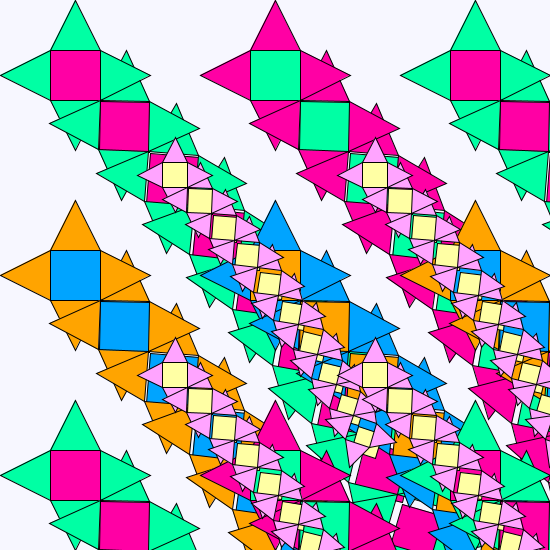
Frame 1 (no input)
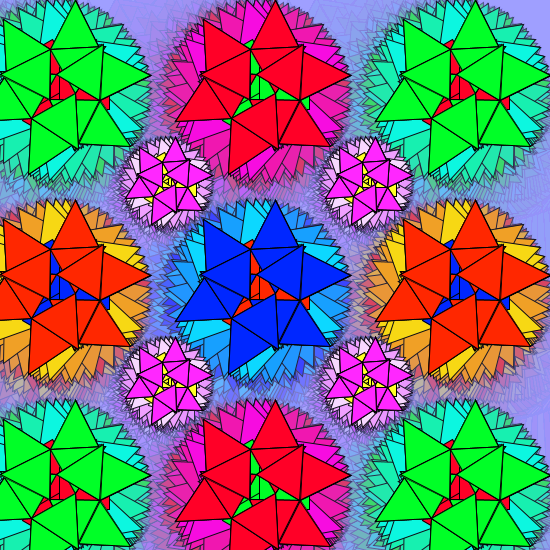
Frame 60 (the mouse pressed at the canvas centre just before this capture)
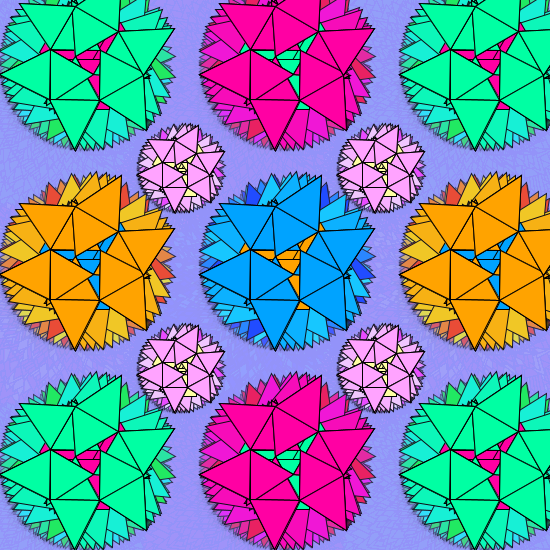
Frame 120 (the mouse held since frame 60 and released just before this capture)

The Processing sketch that drew these frames (run headless with seeded random() and noise(); from frame 60 on, the mouse is pressed at the canvas centre):

// Processing sketch: processing_136369
// ── processing_136369.pde


boolean firstTime;

public void setup() {
  size(550,550);
  smooth();
  background(255);
  noFill();
  firstTime = true;
  
}

public void draw() {
  // background(255, 255, 255);
  
   pushStyle();
  fill(150, 150, 250, 20);
  noStroke();
  rect(0,0, width, height);
  popStyle();
 
 float ang2 = radians(frameCount * 2  % 360); 

 int w=width/2;
 int h=height/2;
 float b=random(255);
    

 ////////////////////////////////////////////////////////////////////// 
 //1st OBJECT
 
    pushMatrix();
    translate(50,50);
    for (int i=0;i<10;i++) {
    fill(255,0,b);
    rect(i,i,50,50);
    translate(50,50);
    rotate(ang2);
    }
    popMatrix();
    
    pushMatrix();
    translate(50,50);
    for (int i=0;i<10;i++) {
    fill(0,255,b);
    triangle(0, 0, 25, -50, 50, 0);
    translate(50,50);
    rotate(ang2);
    }
    popMatrix();
    
    pushMatrix();
    translate(50,50);
    for (int i=0;i<10;i++) {
    fill(0,255,b);
    triangle(50, 0, 100, 25, 50, 50);
    translate(50,50);
    rotate(ang2);
    }
    popMatrix();
    
    pushMatrix();
    translate(50,50);
    for (int i=0;i<10;i++) {
    fill(0,255,b);
    triangle(50, 50, 25, 100, 0, 50);
    translate(50,50);
    rotate(ang2);
    }
    popMatrix();
    
     pushMatrix();
    translate(50,50);
    for (int i=0;i<10;i++) {
    fill(0,255,b);
    triangle(0, 0, -50, 25, 0, 50);
    translate(50,50);
    rotate(ang2);
    }
    popMatrix();
    
    //////////////////////////////////////////////////////////////
    //2ND OBJECT
    
     pushMatrix();
    translate(250,50);
    for (int i=0;i<10;i++) {
    fill(0,255,b);
    rect(i,i,50,50);
    translate(50, 50);
    rotate(ang2);
    }
    popMatrix();
    
    pushMatrix();
    translate(250,50);
    for (int i=0;i<10;i++) {
    fill(255,0,b);
    triangle(0, 0, 25, -50, 50, 0);
    translate(50, 50);
    rotate(ang2);
    }
    popMatrix();
    
    pushMatrix();
    translate(250,50);
    for (int i=0;i<10;i++) {
    fill(255,0,b);
    triangle(50, 0, 100, 25, 50, 50);
    translate(50, 50);
    rotate(ang2);
    }
    popMatrix();
    
    pushMatrix();
    translate(250,50);
    for (int i=0;i<10;i++) {
    fill(255,0,b);
    triangle(50, 50, 25, 100, 0, 50);
    translate(50, 50);
    rotate(ang2);
    }
    popMatrix();
    
     pushMatrix();
    translate(250,50);
    for (int i=0;i<10;i++) {
    fill(255,0,b);
    triangle(0, 0, -50, 25, 0, 50);
    translate(50, 50);
    rotate(ang2);
    }
    popMatrix();
    
     //////////////////////////////////////////////////////////////
     //3RD OBJECT
     
     pushMatrix();
    translate(450,50);
    for (int i=0;i<10;i++) {
    fill(255,0,b);
    rect(i,i,50,50);
    translate(50, 50);
    rotate(ang2);
    }
    popMatrix();
    
    pushMatrix();
    translate(450,50);
    for (int i=0;i<10;i++) {
    fill(0,255,b);
    triangle(0, 0, 25, -50, 50, 0);
    translate(50, 50);
    rotate(ang2);
    }
    popMatrix();
    
    pushMatrix();
    translate(450,50);
    for (int i=0;i<10;i++) {
    fill(0,255,b);
    triangle(50, 0, 100, 25, 50, 50);
    translate(50, 50);
    rotate(ang2);
    }
    popMatrix();
    
    pushMatrix();
    translate(450,50);
    for (int i=0;i<10;i++) {
    fill(0,255,b);
    triangle(50, 50, 25, 100, 0, 50);
    translate(50, 50);
    rotate(ang2);
    }
    popMatrix();
    
     pushMatrix();
    translate(450,50);
    for (int i=0;i<10;i++) {
    fill(0,255,b);
    triangle(0, 0, -50, 25, 0, 50);
    translate(50, 50);
    rotate(ang2);
    }
    popMatrix();
    
    ////////////////////////////////////////////////////////////////////// 
    //4TH OBJECT
    
    pushMatrix();
    translate(50,250);
    for (int i=0;i<10;i++) {
    fill(0,b,255);
    rect(i,i,50,50);
    translate(50, 50);
    rotate(ang2);
    }
    popMatrix();
    
    pushMatrix();
    translate(50,250);
    for (int i=0;i<10;i++) {
    fill(255,b,0);
    triangle(0, 0, 25, -50, 50, 0);
    translate(50, 50);
    rotate(ang2);
    }
    popMatrix();
    
    pushMatrix();
    translate(50,250);
    for (int i=0;i<10;i++) {
    fill(255,b,0);
    triangle(50, 0, 100, 25, 50, 50);
    translate(50, 50);
    rotate(ang2);
    }
    popMatrix();
    
    pushMatrix();
    translate(50,250);
    for (int i=0;i<10;i++) {
    fill(255,b,0);
    triangle(50, 50, 25, 100, 0, 50);
    translate(50, 50);
    rotate(ang2);
    }
    popMatrix();
    
     pushMatrix();
    translate(50,250);
    for (int i=0;i<10;i++) {
    fill(255,b,0);
    triangle(0, 0, -50, 25, 0, 50);
    translate(50, 50);
    rotate(ang2);
    }
    popMatrix();
    
    //////////////////////////////////////////////////////////////
    //5TH OBJECT 
    
     pushMatrix();
    translate(250,250);
    for (int i=0;i<10;i++) {
    fill(255,b,0);
    rect(i,i,50,50);
    translate(50, 50);
    rotate(ang2);
    }
    popMatrix();
    
    pushMatrix();
    translate(250,250);
    for (int i=0;i<10;i++) {
    fill(0,b,255);
    triangle(0, 0, 25, -50, 50, 0);
    translate(50, 50);
    rotate(ang2);
    }
    popMatrix();
    
    pushMatrix();
    translate(250,250);
    for (int i=0;i<10;i++) {
    fill(0,b,255);
    triangle(50, 0, 100, 25, 50, 50);
    translate(50, 50);
    rotate(ang2);
    }
    popMatrix();
    
    pushMatrix();
    translate(250,250);
    for (int i=0;i<10;i++) {
    fill(0,b,255);
    triangle(50, 50, 25, 100, 0, 50);
    translate(50, 50);
    rotate(ang2);
    }
    popMatrix();
    
     pushMatrix();
    translate(250,250);
    for (int i=0;i<10;i++) {
    fill(0,b,255);
    triangle(0, 0, -50, 25, 0, 50);
    translate(50, 50);
    rotate(ang2);
    }
    popMatrix();
    
     //////////////////////////////////////////////////////////////
     //6TH OBJECT 
     
     pushMatrix();
    translate(450,250);
    for (int i=0;i<10;i++) {
    fill(0,b,255);
    rect(i,i,50,50);
    translate(50, 50);
    rotate(ang2);
    }
    popMatrix();
    
    pushMatrix();
    translate(450,250);
    for (int i=0;i<10;i++) {
    fill(255,b,0);
    triangle(0, 0, 25, -50, 50, 0);
    translate(50, 50);
    rotate(ang2);
    }
    popMatrix();
    
    pushMatrix();
    translate(450,250);
    for (int i=0;i<10;i++) {
    fill(255,b,0);
    triangle(50, 0, 100, 25, 50, 50);
    translate(50, 50);
    rotate(ang2);
    }
    popMatrix();
    
    pushMatrix();
    translate(450,250);
    for (int i=0;i<10;i++) {
    fill(255,b,0);
    triangle(50, 50, 25, 100, 0, 50);
    translate(50, 50);
    rotate(ang2);
    }
    popMatrix();
    
     pushMatrix();
    translate(450,250);
    for (int i=0;i<10;i++) {
    fill(255,b,0);
    triangle(0, 0, -50, 25, 0, 50);
    translate(50, 50);
    rotate(ang2);
    }
    popMatrix();
    
     ////////////////////////////////////////////////////////////////////// 
 //7TH OBJECT
 
    pushMatrix();
    translate(50,450);
    for (int i=0;i<10;i++) {
    fill(255,0,b);
    rect(i,i,50,50);
    translate(50, 50);
    rotate(ang2);
    }
    popMatrix();
    
    pushMatrix();
    translate(50,450);
    for (int i=0;i<10;i++) {
    fill(0,255,b);
    triangle(0, 0, 25, -50, 50, 0);
    translate(50, 50);
    rotate(ang2);
    }
    popMatrix();
    
    pushMatrix();
    translate(50,450);
    for (int i=0;i<10;i++) {
    fill(0,255,b);
    triangle(50, 0, 100, 25, 50, 50);
    translate(50, 50);
    rotate(ang2);
    }
    popMatrix();
    
    pushMatrix();
    translate(50,450);
    for (int i=0;i<10;i++) {
    fill(0,255,b);
    triangle(50, 50, 25, 100, 0, 50);
    translate(50, 50);
    rotate(ang2);
    }
    popMatrix();
    
     pushMatrix();
    translate(50,450);
    for (int i=0;i<10;i++) {
    fill(0,255,b);
    triangle(0, 0, -50, 25, 0, 50);
    translate(50, 50);
    rotate(ang2);
    }
    popMatrix();
    
    //////////////////////////////////////////////////////////////
    //8TH OBJECT
    
     pushMatrix();
    translate(250,450);
    for (int i=0;i<10;i++) {
    fill(0,255,b);
    rect(i,i,50,50);
    translate(50, 50);
    rotate(ang2);
    }
    popMatrix();
    
    pushMatrix();
    translate(250,450);
    for (int i=0;i<10;i++) {
    fill(255,0,b);
    triangle(0, 0, 25, -50, 50, 0);
    translate(50, 50);
    rotate(ang2);
    }
    popMatrix();
    
    pushMatrix();
    translate(250,450);
    for (int i=0;i<10;i++) {
    fill(255,0,b);
    triangle(50, 0, 100, 25, 50, 50);
    translate(50, 50);
    rotate(ang2);
    }
    popMatrix();
    
    pushMatrix();
    translate(250,450);
    for (int i=0;i<10;i++) {
    fill(255,0,b);
    triangle(50, 50, 25, 100, 0, 50);
    translate(50, 50);
    rotate(ang2);
    }
    popMatrix();
    
     pushMatrix();
    translate(250,450);
    for (int i=0;i<10;i++) {
    fill(255,0,b);
    triangle(0, 0, -50, 25, 0, 50);
    translate(50, 50);
    rotate(ang2);
    }
    popMatrix();
    
     //////////////////////////////////////////////////////////////
     //9TH OBJECT
     
     pushMatrix();
    translate(450,450);
    for (int i=0;i<10;i++) {
    fill(255,0,b);
    rect(i,i,50,50);
    translate(50, 50);
    rotate(ang2);
    }
    popMatrix();
    
    pushMatrix();
    translate(450,450);
    for (int i=0;i<10;i++) {
    fill(0,255,b);
    triangle(0, 0, 25, -50, 50, 0);
    translate(50, 50);
    rotate(ang2);
    }
    popMatrix();
    
    pushMatrix();
    translate(450,450);
    for (int i=0;i<10;i++) {
    fill(0,255,b);
    triangle(50, 0, 100, 25, 50, 50);
    translate(50, 50);
    rotate(ang2);
    }
    popMatrix();
    
    pushMatrix();
    translate(450,450);
    for (int i=0;i<10;i++) {
    fill(0,255,b);
    triangle(50, 50, 25, 100, 0, 50);
    translate(50, 50);
    rotate(ang2);
    }
    popMatrix();
    
     pushMatrix();
    translate(450,450);
    for (int i=0;i<10;i++) {
    fill(0,255,b);
    triangle(0, 0, -50, 25, 0, 50);
    translate(50, 50);
    rotate(ang2);
    }
    popMatrix();

    ////////////////////////////////////////////////////////////////////// 
 //1st SMALL OBJECT
 
    pushMatrix();
    translate(162.5,162.5);
    for (int i=0;i<10;i++) {
    fill(255,255,b);
    rect(i,i,25,25);
    translate(25,25);
    rotate(ang2);
    }
    popMatrix();
    
    pushMatrix();
    translate(162.5,162.5);
    for (int i=0;i<10;i++) {
    fill(255,b,255);
    triangle(0, 0, 12.5, -25, 25, 0);
    translate(25,25);
    rotate(ang2);
    }
    popMatrix();
    
    pushMatrix();
    translate(162.5,162.5);
    for (int i=0;i<10;i++) {
    fill(255,b,255);
    triangle(25, 0, 50, 12.5, 25, 25);
    translate(25,25);
    rotate(ang2);
    }
    popMatrix();
    
    pushMatrix();
    translate(162.5,162.5);
    for (int i=0;i<10;i++) {
    fill(255,b,255);
    triangle(25, 25, 12.5, 50, 0, 25);
    translate(25,25);
    rotate(ang2);
    }
    popMatrix();
    
     pushMatrix();
    translate(162.5,162.5);
    for (int i=0;i<10;i++) {
    fill(255,b,255);
    triangle(0, 0, -25, 12.5, 0, 25);
    translate(25,25);
    rotate(ang2);
    }
    popMatrix();
    ////////////////////////////////////////////////////////////////////// 
 //2ND SMALL OBJECT
 
    pushMatrix();
    translate(362.5,162.5);
    for (int i=0;i<10;i++) {
    fill(255,255,b);
    rect(i,i,25,25);
    translate(25,25);
    rotate(ang2);
    }
    popMatrix();
    
    pushMatrix();
    translate(362.5,162.5);
    for (int i=0;i<10;i++) {
    fill(255,b,255);
    triangle(0, 0, 12.5, -25, 25, 0);
    translate(25,25);
    rotate(ang2);
    }
    popMatrix();
    
    pushMatrix();
    translate(362.5,162.5);
    for (int i=0;i<10;i++) {
    fill(255,b,255);
    triangle(25, 0, 50, 12.5, 25, 25);
    translate(25,25);
    rotate(ang2);
    }
    popMatrix();
    
    pushMatrix();
    translate(362.5,162.5);
    for (int i=0;i<10;i++) {
    fill(255,b,255);
    triangle(25, 25, 12.5, 50, 0, 25);
    translate(25,25);
    rotate(ang2);
    }
    popMatrix();
    
     pushMatrix();
    translate(362.5,162.5);
    for (int i=0;i<10;i++) {
    fill(255,b,255);
    triangle(0, 0, -25, 12.5, 0, 25);
    translate(25,25);
    rotate(ang2);
    }
    popMatrix();
 
   ////////////////////////////////////////////////////////////////////// 
 //3RD SMALL OBJECT
 
    pushMatrix();
    translate(162.5,362.5);
    for (int i=0;i<10;i++) {
    fill(255,255,b);
    rect(i,i,25,25);
    translate(25,25);
    rotate(ang2);
    }
    popMatrix();
    
    pushMatrix();
    translate(162.5,362.5);
    for (int i=0;i<10;i++) {
    fill(255,b,255);
    triangle(0, 0, 12.5, -25, 25, 0);
    translate(25,25);
    rotate(ang2);
    }
    popMatrix();
    
    pushMatrix();
    translate(162.5,362.5);
    for (int i=0;i<10;i++) {
    fill(255,b,255);
    triangle(25, 0, 50, 12.5, 25, 25);
    translate(25,25);
    rotate(ang2);
    }
    popMatrix();
    
    pushMatrix();
    translate(162.5,362.5);
    for (int i=0;i<10;i++) {
    fill(255,b,255);
    triangle(25, 25, 12.5, 50, 0, 25);
    translate(25,25);
    rotate(ang2);
    }
    popMatrix();
    
     pushMatrix();
    translate(162.5,362.5);
    for (int i=0;i<10;i++) {
    fill(255,b,255);
    triangle(0, 0, -25, 12.5, 0, 25);
    translate(25,25);
    rotate(ang2);
    }
    popMatrix();
    ////////////////////////////////////////////////////////////////////// 
 //4TH SMALL OBJECT
 
    pushMatrix();
    translate(362.5,362.5);
    for (int i=0;i<10;i++) {
    fill(255,255,b);
    rect(i,i,25,25);
    translate(25,25);
    rotate(ang2);
    }
    popMatrix();
    
    pushMatrix();
    translate(362.5,362.5);
    for (int i=0;i<10;i++) {
    fill(255,b,255);
    triangle(0, 0, 12.5, -25, 25, 0);
    translate(25,25);
    rotate(ang2);
    }
    popMatrix();
    
    pushMatrix();
    translate(362.5,362.5);
    for (int i=0;i<10;i++) {
    fill(255,b,255);
    triangle(25, 0, 50, 12.5, 25, 25);
    translate(25,25);
    rotate(ang2);
    }
    popMatrix();
    
    pushMatrix();
    translate(362.5,362.5);
    for (int i=0;i<10;i++) {
    fill(255,b,255);
    triangle(25, 25, 12.5, 50, 0, 25);
    translate(25,25);
    rotate(ang2);
    }
    popMatrix();
    
     pushMatrix();
    translate(362.5,362.5);
    for (int i=0;i<10;i++) {
    fill(255,b,255);
    triangle(0, 0, -25, 12.5, 0, 25);
    translate(25,25);
    rotate(ang2);
    }
    popMatrix();
 
  }
  
   
  
